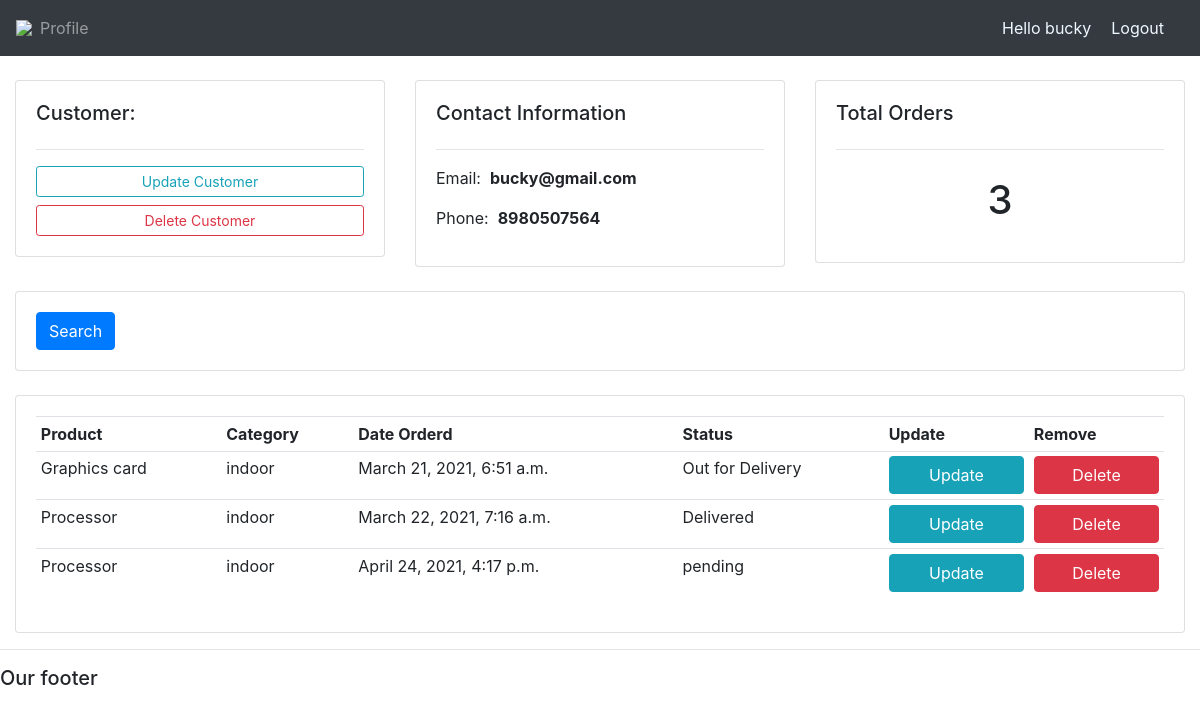
Screenshot of /customer/2 (signed in) with the database file from the repository.
### app/models.py (models this page shows, shortened)
class Customer(models.Model):
    user=models.OneToOneField(User,null=True,on_delete=models.CASCADE)
    name=models.CharField(max_length=50,null=True)
    email=models.CharField(max_length=50,null=True,blank=True)
    mobileno=models.CharField(max_length=50,null=True,blank=True)
    profile_pic=models.ImageField(default="default.jpg",null=True,blank=True)
    date_created=models.DateTimeField(auto_now_add=True,null=True)

class Order(models.Model):
    STATUS=(('pending','pending'),
    ('Out for Delivery','Out for Delivery'),
    ('Delivered','Delivered'))
    customer=models.ForeignKey(Customer,null=True,on_delete=models.SET_NULL)
    product=models.ForeignKey(Product,null=True,on_delete=models.SET_NULL)
    status=models.CharField(max_length=50,choices=STATUS)
    date_created=models.DateTimeField(auto_now_add=True)

class Product(models.Model):
    categories=(
        ('indoor','indoor'),
        ('outdoor','outdoor')
    )
    name=models.CharField(max_length=50,null=True)
    price=models.FloatField(null=True)
    category=models.CharField(max_length=50,null=True,choices=categories)
    description=models.CharField(max_length=200,blank=True)
    date_created=models.DateTimeField(auto_now_add=True)
    tag=models.ManyToManyField(Tag)
    def __str__(self):
        return self.name

### app/views.py (the view)
# urls.py: path('customer/<int:id>',views.customer,name='customer'),
@login_required(login_url='login')
def customer(request,id):
    customers=Customer.objects.get(id=id)
    orders = customers.order_set.all()
    order_count=orders.count()
    return render(request,'customer.html',{'customers':customers,'orders':orders,'order_count':order_count})

### app/templates/customer.html
{%  extends 'main.html' %}
{% block content %}
	<br>
<div class="row">
	<div class="col-md">
		<div class="card card-body">
			<h5>Customer:</h5>
			<hr>
			<a class="btn btn-outline-info  btn-sm btn-block" href="">Update Customer</a>
			<a class="btn btn-outline-danger  btn-sm btn-block" href="">Delete Customer</a>
		</div>
	</div>
	<div class="col-md">
		<div class="card card-body">
			<h5>Contact Information</h5>
			<hr>
			<p>Email: &nbsp;<b>{{customers.email}}</b></p>
			<p>Phone: &nbsp;<b>{{customers.mobileno}}</b></p>
		</div>
	</div>
	<div class="col-md">
		<div class="card card-body">
			<h5>Total Orders</h5>
			<hr>
			<h1 style="text-align: center;padding: 10px">{{order_count}}</h1>
		</div>
	</div>
</div>
<br>
<div class="row">
	<div class="col">
		<div class="card card-body">
			<form method="get">
		    <button class="btn btn-primary" type="submit">Search</button>
		  </form>
		</div>
	</div>
</div>
<br>
<div class="row">
	<div class="col-md">
		<div class="card card-body">
			<table class="table table-sm">
				<tr>
					<th>Product</th>
					<th>Category</th>
					<th>Date Orderd</th>
					<th>Status</th>
					<th>Update</th>
					<th>Remove</th>
				</tr>
				{% for order in orders %}
				<tr>
					<td>{{order.product}}</td>
					<td>{{order.product.category}}</td>
					<td>{{order.date_created}}</td>
					<td>{{order.status}}</td>
					<td><a class="btn btn-info btn-block" href=#">Update</a></td>
					<td><a class="btn btn-danger btn-block" href=#">Delete</a></td>
				</tr>
				{% endfor %}
			</table>
		</div>
	</div>
</div>
{% endblock %}

### app/templates/navbar.html (shortened to what this page needs)
{% load static %}
<nav class="navbar navbar-expand-lg navbar-dark bg-dark">
 <img src="{% static 'images/logo.png' %}">
  <div class="collapse navbar-collapse" id="navbarNav">
    <ul class="navbar-nav">
      {% if request.user.is_staff %}
      <li class="nav-item active">
        <a class="nav-link" href="#">Dashboard</a>
      </li>
      <li class="nav-item">
        <a class="nav-link" href="{% url 'products' %}">Products</a>
      </li>
      {% else %}
      <li class="nav-item">
        <a class="nav-link" href="{% url 'settings' %}">Profile</a>
      </li>
      {% endif %}
    </ul>
  </div>
  <span id="hello-msg">Hello {{request.user}}</span>
  <a id="hello-msg" href="{% url 'logout' %}">Logout</a>
</nav>

### app/templates/navbar.html (style rules this page uses)
#hello-msg { margin-right: 20px; color:aliceblue; }

### rows the page displays
Customer: email "bucky@gmail.com", mobileno "8980507564"
Order: product "Graphics card", product.category "indoor", date_created "March 21, 2021, 6:51 a.m.", status "Out for Delivery"
Order: product "Processor", product.category "indoor", date_created "March 22, 2021, 7:16 a.m.", status "Delivered"
Order: product "Processor", product.category "indoor", date_created "April 24, 2021, 4:17 p.m.", status "pending"

### other values shown
{{ request.user }} "bucky"
{{ order_count }} "3"
